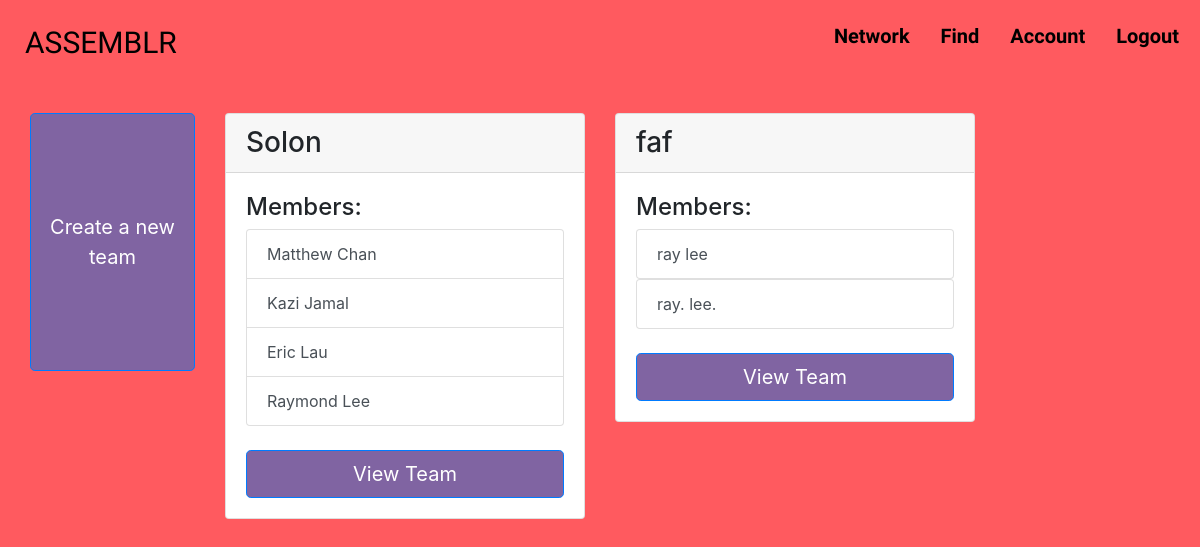
Before: /home (signed in) with the older database file.
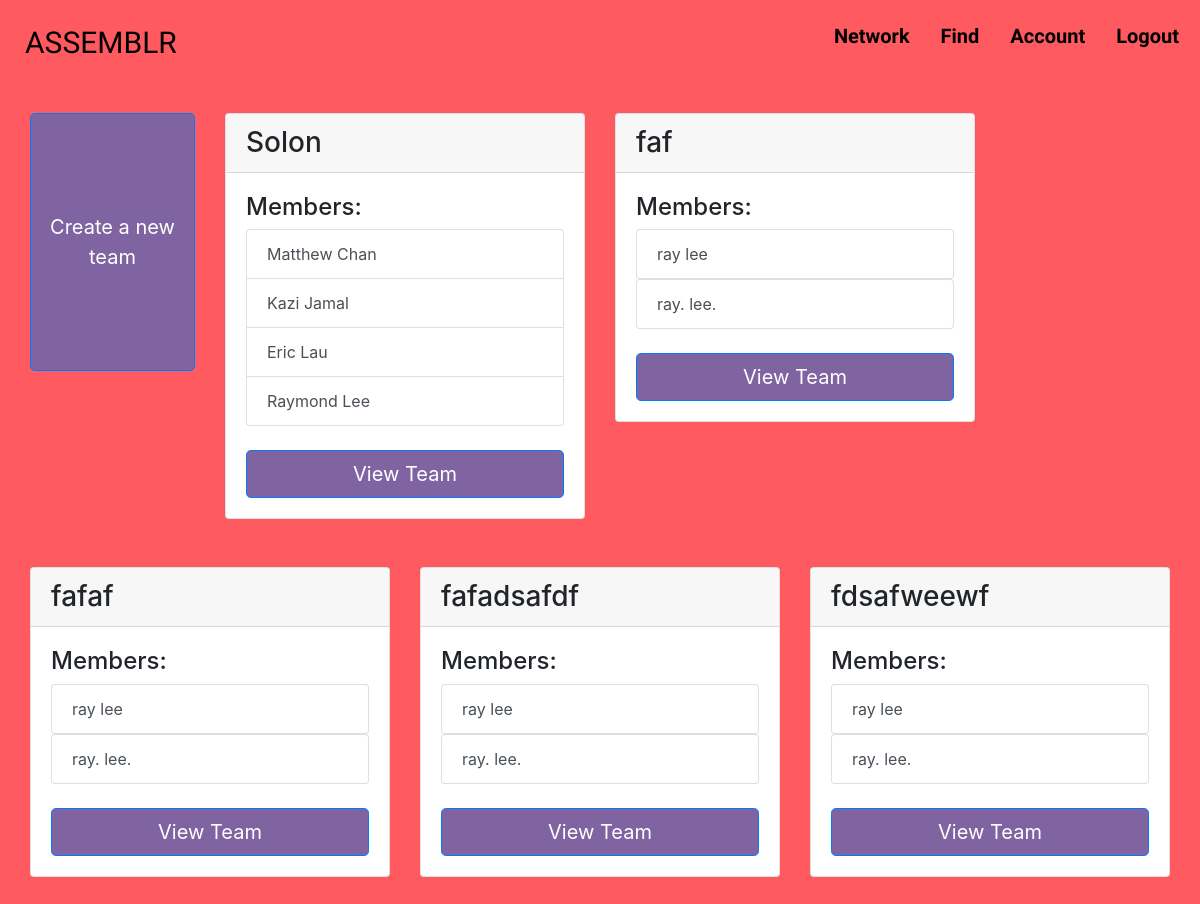
After: the same page with the newer database file.
### utl/models.py (models this page shows, shortened)
class Team(db.Model):
    id = db.Column(db.Integer, primary_key=True)
    teamname = db.Column(db.String(20), nullable=False)

class User(db.Model):
    uid = db.Column(db.Integer, primary_key=True)
    firstname = db.Column(db.Text, nullable=False)
    lastname = db.Column(db.Text, nullable=False)
    email = db.Column(db.String(200), unique=True, nullable=False)
    github = db.Column(db.String(200), unique=True, nullable=False)
    password = db.Column(db.Text, nullable=False)
    age = db.Column(db.Integer, nullable=False)
    city = db.Column(db.Text, nullable=False)
    bio = db.Column(db.Text, nullable=False)

### assemblr.py (the view)
@app.route("/home")
@login_required
def home():
    uid = session['uid']
    teams = Member.query.filter_by(uid=uid).all()
    teamsData = {}
    for team in teams:
        membersUserArr = []
        teamid = team.teamid
        teamObject = Team.query.filter_by(id=teamid).first()
        members = Member.query.filter_by(teamid=teamid).all()
        for member in members:
            memberUser = User.query.filter_by(uid=member.uid).first()
            membersUserArr.append(memberUser)
        teamsData[teamObject] = membersUserArr
    return render_template(
        "home.html",
        teams=teamsData
    )

### assemblr.py (called while the page is built)
def login_required(f):
    @wraps(f)
    def decorated_function(*args, **kwargs):
        if "uid" not in session:
            flash("You must be logged in to view this page", "error")
            return redirect(url_for('root'))
        return f(*args, **kwargs)
    return decorated_function

### templates/home.html (shortened to what this page needs)
{% extends "base.html" %}
{% block navItems %}
<th><a href="/network">Network</a></th>
<th><a href="/find">Find</a></th>
{% endblock %}
{% block body %}
<div class="container-fluid mt-5">
    <div class="row">
        <div class="col-md-2 mb-5">
            <a href="/new_team" class="btn btn-primary btn-lg btn-block">
                <br><br><br>
                Create a new team
                <br><br><br><br>
            </a>
        </div>
        <div class="col-md-4 mb-5">
            <div class="card">
                <h3 class="card-header">Solon</h3>
                <div class="card-body">
                    <h4>Members:</h4>
                    <div class="list-group">
                        <a href="/profile/0" class="list-group-item list-group-item-action">
                            Matthew Chan
                        </a>
                        <a href="/profile/1" class="list-group-item list-group-item-action">
                            Kazi Jamal
                        </a>
                        <a href="/profile/2" class="list-group-item list-group-item-action">
                            Eric Lau
                        </a>
                        <a href="/profile/3" class="list-group-item list-group-item-action">
                            Raymond Lee
                        </a>
                    </div>
                    <br>
                    <a href="/team/0" class="btn btn-primary btn-lg btn-block">View Team</a>
                </div>
            </div>
        </div>
        {% for team,users in teams.items() %}
        <div class="col-md-4 mb-5">
            <div class="card">
                <h3 class="card-header">{{team.teamname}}</h3>
                <div class="card-body">
                    <h4>Members:</h4>
                    {% for user in users %}
                    <div class="list-group">
                        <a href="/profile/{{user.uid}}" class="list-group-item list-group-item-action">
                            {{user.firstname}} {{user.lastname}}
                        </a>
                    </div>
                    {% endfor %}
                    <br>
                    <a href="/team/{{team.id}}" class="btn btn-primary btn-lg btn-block">View Team</a>
                </div>
            </div>
        </div>
        {% endfor %}
    </div>
</div>
{% endblock %}

### templates/base.html (shortened to what this page needs)
<!DOCTYPE html>
{% block scroll %}
<html style="overflow-y:hidden">
{% endblock %}
    <head>
        <link rel="stylesheet" href="https://stackpath.bootstrapcdn.com/bootstrap/4.3.1/css/bootstrap.min.css"
>
        <link rel="stylesheet" href="../static/css/style.css">
        <link rel="stylesheet" href="../static/css/nav.css">
    </head>
    <body {% block color %} style = "background-color: #FF5A5F;" {% endblock %}>
        <div class="container-fluid m-auto">
            {% block nav %}
            <div style="margin-top: 20px; display: flex;">
                <a href="./home" class="nav-content">ASSEMBLR</a>
            </div>
            <nav>
                <div class="nav-content">
                    <table>
                        {% block navItems %}
                        {% endblock %}
                        <th><a href="/profile/{{ session['uid'] }}">Account</a></th>
                        <th><a href="/logout">Logout</a></th>
                    </table>
                </div>
            </nav>
            {% endblock %}
            {% block body %}
            {% endblock %}
        </div>
    </body>
</html>

### static/css/style.css (style rules this page uses)
html { scroll-behavior: smooth; scrollbar-width: none; -ms-overflow-style: none; }
.nav-content { font-family: 'Raleway', 'sans-serif'; font-size: 30px; margin-left: 10px; color: black; }
.btn-primary, .btn-primary:hover, .btn-primary:active, .btn-primary:visited { background-color: #8064A2 !important; }

### static/css/nav.css (style rules this page uses)
nav { margin-right: 20px; height: 7vh; position: fixed; z-index: 1; top: 0; right: 0; overflow-x: hidden; overflow-y: hidden; padding-top: 20px; font-family: "Lexend Deca", serif; text-align: center; transition: 0.5s; }
nav a { font-size: 20px; display: block; color: black; font-weight: bold; text-decoration: none; transition: 0.3s; cursor: pointer; }
.nav-content { display: block; }
.nav-content table th { padding-left: 30px; }

Changed rows visible on the page:
added Team: teamname "fafaf", User (firstname "ray", lastname "lee"), User (firstname "ray.", lastname "lee.")
added Team: teamname "fafadsafdf", User (firstname "ray", lastname "lee"), User (firstname "ray.", lastname "lee.")
added Team: teamname "fdsafweewf", User (firstname "ray", lastname "lee"), User (firstname "ray.", lastname "lee.")
